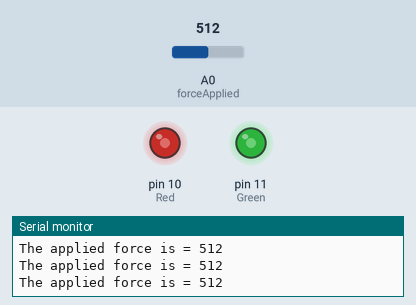
This sketch was run on a simulated Arduino Uno, built with avr-gcc and run on an emulated ATmega328P. On the bench: output pins drawn as LEDs (lit = HIGH), the last lines printed to the serial monitor. The inputs (shaded band) are chosen by the test bench; at power-on: A0 (forceApplied) = 512.

Above: at 1.2 s.
1.3 s: A0 (forceApplied) set to 716
At 1.6 s:
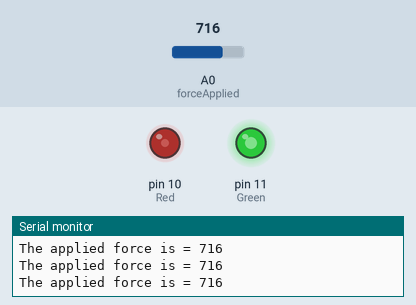
2.8 s: A0 (forceApplied) set to 900
At 3.1 s:
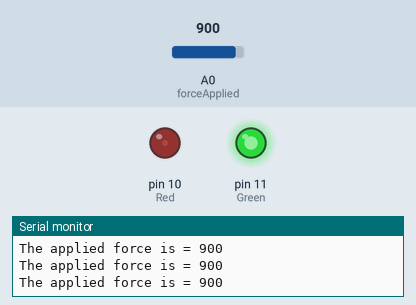
4.3 s: A0 (forceApplied) set to 1023
At 4.6 s:
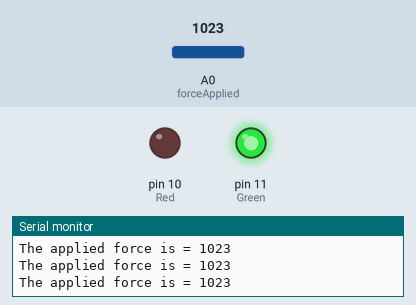
5.8 s: A0 (forceApplied) set to 306
At 7.0 s:
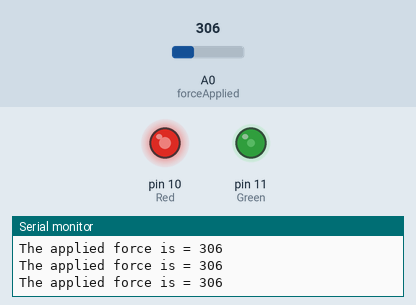
7.3 s: A0 (forceApplied) set to 122
At 8.5 s:
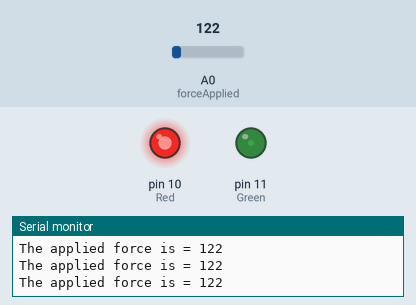
8.8 s: A0 (forceApplied) set to 511
At 10.2 s:
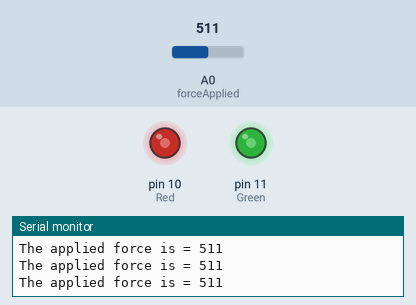
Timing chart, 0 to 11.3 s (numbered marks = the images above; inputs shaded):
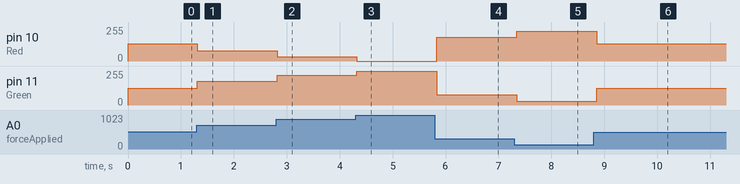

Measured:
- after the input at 1.3 s, pin 10 (Red): 128/255 → 77/255 at once; pin 11 (Green): 127/255 → 178/255 at once
- after the input at 2.8 s, pin 10 (Red): 77/255 → 31/255 at once; pin 11 (Green): 178/255 → 224/255 at once
- after the input at 4.3 s, pin 10 (Red): 31/255 → 0/255 at once; pin 11 (Green): 224/255 → 255/255 at once
- after the input at 5.8 s, pin 10 (Red): 0/255 → 179/255 at once; pin 11 (Green): 255/255 → 76/255 at once
- after the input at 7.3 s, pin 10 (Red): 179/255 → 225/255 at once; pin 11 (Green): 76/255 → 30/255 at once
- after the input at 8.8 s, pin 10 (Red): 225/255 → 128/255 after 0.05 s; pin 11 (Green): 30/255 → 127/255 after 0.05 s

The sketch:

Force_indicator_via_LED_lights.ino
```cpp
// Force indicator, LED lights
// Taibah Valley Summer Training
int forceApplied = A0; // Force sensor is connected to analog 0
int Green = 11;  // connect Green LED to pin 11 (PWM pin)
int Red = 10; // Connect Red LED to pin 10 ( PWM pin)
int forceReading;  // the analog reading from the Force resistor divider
int LEDup; // Used with the green light
int LEDdown; // Used with the Red light
void setup(void) {
  Serial.begin(9600);
  pinMode(Green, OUTPUT);
  pinMode(Red, OUTPUT);
}
void loop(void) {
  forceReading = analogRead(forceApplied);
  Serial.print("The applied force is = ");
  Serial.println(forceReading);
// Lights Mapping, Green is proportional with the applied force
// Lights Mapping, Red is inversely proportional with the applied force
  LEDup = map(forceReading, 0, 1023, 0, 255);
  LEDdown=map(forceReading,0,1023,255,0);
  analogWrite(Green, LEDup);
  analogWrite(Red, LEDdown);
  delay(100);
}
```
